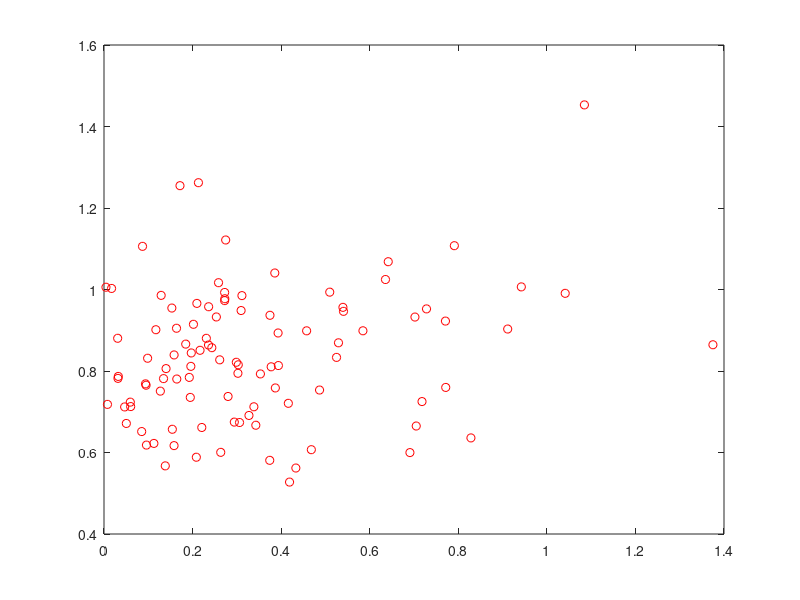

Here is the MATLAB script that generated this plot: (Note: this script raises an error after producing the figure.)
% notes to self
% gneral uncertainty ranges from 1 to 4 ish (up to 5) in visual deg? (disk size?)
% general error 1 to 4 ish (up to 12) in vis deg? (saccade error?)


% locations
a1 = 10:10:80;
a2 = 100:10:170;
a3 = 190:10:260;
a4 = 280:10:350;
Sdistribution = [a1 a2 a3 a4];
nS = length(Sdistribution);


% parameters
sigmaVec = [5 7 9];
JbarVec = [5 2 1];%1./(sigmaVec.^2);%1./([2 6 10].^2);       % mean parameter of gamma distribution
tau = 1;%0.008;        % scale parameter of gamma distribution
beta = 1;%15;

nCond = length(JbarVec); % number of conditions

% reward function
maxReward = 120;
slope = 0.4;
rewardFn = @(r)maxReward*exp(-slope*r);

nTrials = 100;
nsamp = 100;
SVec = Sdistribution(ceil(rand(nCond,nTrials).*nS));

colors = ['r';'b';'k'];%aspencolors(nCond,'pastel');%[127 0 0; 247 69 0; 247 148 30]./255; %
figure;
error_sacc = nan(nCond,nTrials);
D = nan(nCond,nTrials); Shat = nan(nCond,nTrials);
rho = nan(1,nCond); pval = nan(1,nCond);
for icond = 1:nCond;
    
    Jbar = JbarVec(icond);
    
    % ===== get p(J|Jbar,tau) ======
    % make range small enough
    ind1 = []; ind2 = [];
    blah = 10;
    while isempty(ind2) || isempty(ind2); % make range smaller if nothing is above 1e-10
        blah = blah * 0.9;
        xx = linspace(0,blah,nsamp);
        yy = gampdf(xx,Jbar/tau,tau);
        ind1 = find(yy >= 1e-6,1,'first')-1;
        ind2 = find(yy >= 1e-6,1,'last')+1;
    end
    if ind1 == 0; ind1 = 1; end
    if ind2 == length(yy)+1; ind2 = length(yy); end
    xx = linspace(xx(ind1),xx(ind2),nsamp);
    yy = gampdf(xx,Jbar/tau,tau);
    p_sigma = yy./sum(yy);
    sigval = sqrt(1./xx);
%     figure; plot(xx,yy); 
    
    % samples
    sigmaVec = sqrt(1./gamrnd(Jbar/tau,tau,1,nTrials));
    X = SVec(icond,:) + randn(1,nTrials).*sigmaVec;
    Shat(icond,:) = X;
    
    p_SgivenX = @(r,sigma) (normcdf(r,0,sigma) - normcdf(-r,0,sigma));
%     p_SDgivenXsigma = @(r,sigma) 1./(1+exp(-beta.*rewardFn(r).*p_bringInsideDisk(r,sigma)));
%         p_SgivenX = @(r) sum(p_SDgivenXsigma(r,sigval).*p_sigma);
    for itrial = 1:nTrials;
        sigma = sigmaVec(itrial);
        
        
        % calculate expected utility across disk size range
        func = @(r) rewardFn(r).*p_SgivenX(r,sigma);
        x = linspace(0,10,1e5);
        EUpdf = exp(beta.*func(x));
        
        EUpdf = EUpdf./sum(EUpdf); % normalize   
        EUcdf = cumsum(EUpdf);% make cdf
        
        % sample from icdf
        samp = rand;
        idx = find(abs(EUcdf-samp) == min(abs(EUcdf-samp)));
        D(icond,itrial) = x(idx);

    end
    
    % PLOT STUFF!!
    
    % calculte regression and correlation
    %     b = regress(D(icond,:)',[error_sacc(icond,:)' ones(nTrials,1)]);
    
    % plot scatterplot and line
    error_sacc(icond,:) = abs(SVec(icond,:) - Shat(icond,:));
    plot(error_sacc(icond,:),D(icond,:),'o','Color',colors(icond,:));hold on;
    %     blah = [0 10];
    %     plot(blah,b(1).*blah + b(2),colors(icond,:));
    
    [rho(icond), pval(icond)] = corr(error_sacc(icond,:)',D(icond,:)');
end
defaultplot
xlabel('saccadic error');
ylabel('disk size')

rho
pval

% ===== MARGINAL DISTRIBUTIONS ======
nBins = 35;
DMax = max(D(:));
Drange = linspace(0,DMax,nBins);
errorMax = 11;%max(error_sacc(:));
errorrange = linspace(0,errorMax,nBins);

% disk size
figure; hold on;
for icond = 1:nCond;
    [cnts,cntrs] = hist(D(icond,:),Drange);
    plot(cntrs,cnts,'-','Color',colors(icond,:));
end
defaultplot
title('disk size distributions')

% saccadic error
figure; hold on;
for icond = 1:nCond;
    [cnts,cntrs] = hist(error_sacc(icond,:),errorrange);
    plot(cntrs,cnts,'-','Color',colors(icond,:));
end
defaultplot
title('saccadic error distributions')

% ===== BINNED DISK SIZE AND ERROR VAR PLOT =====
nQuants = 4;

figure;
sd_errorsacc = nan(nCond,nQuants);
med_disksize = nan(nCond,nQuants);
for icond = 1:nCond;
   
   % pair disk size and saccade error data.
   dataMat = [D(icond,:); error_sacc(icond,:)]';
   dataMat = sortrows(dataMat);
   
   quantileEnds = linspace(0,nTrials,nQuants+1);
   for iquant = 1:nQuants; % for each bin (by quantile)...
       
       % get appropriate quantile from dataMat
       quantMat = dataMat(quantileEnds(iquant)+1:quantileEnds(iquant+1),:); 
       
       % calculate SD of saccade error for this quantile
       sd_errorsacc(icond,iquant) = std(quantMat(:,2)).^2;
       
       % median of disksizes
       med_disksize(icond,iquant) = median(quantMat(:,1));
       
   end
   
   plot(med_disksize(icond,:),sd_errorsacc(icond,:),'o-','Color',colors(icond,:));
   hold on;
end

defaultplot;
xlabel('disk size')
ylabel('SD of saccade errors')
legend('0.6','0.3','0.1')

% ===== MAIN EFFECT PLOTS (var) =====
sd_disksize = nan(1,nCond);
sd_error = nan(1,nCond);
for icond = 1:nCond;
    sd_disksize(icond) = std(D(icond,:));
    sd_error(icond) = std(error_sacc(icond,:));
end

% condNumVec = [0.6 0.3 0.1];

% saccade error
figure;
plot(sd_error.^2,'k.','MarkerSize',14);
defaultplot;
% xlim([0 0.7])
% ax = gca;
% ax.XTick = condNumVec;
xlabel('priority')
ylabel('SD of saccade errors')

% disksize
figure;
plot(sd_disksize.^2,'k.','MarkerSize',14);
defaultplot
% xlim([0 0.7])
% ax = gca;
% ax.XTick = condNumVec;
xlabel('priority')
ylabel('SD of disk sizes')
